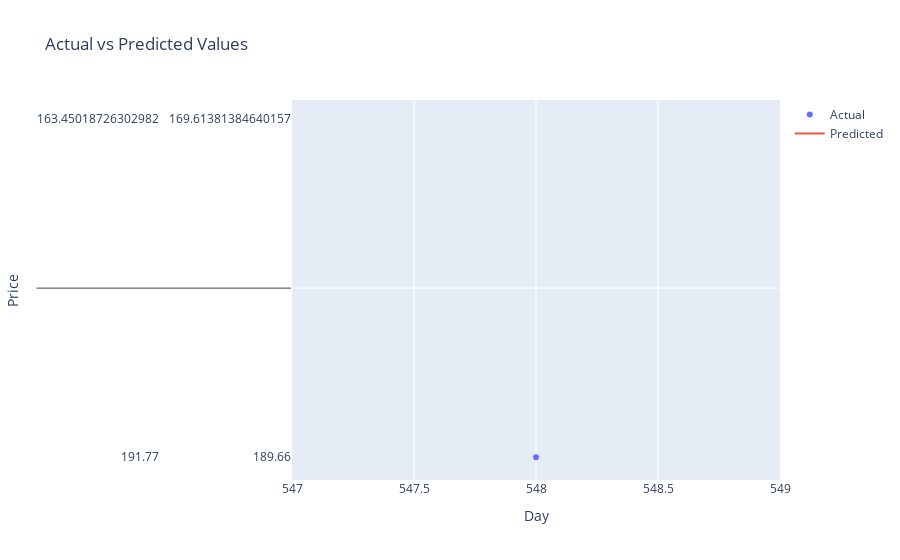

The notebook cell saved with this chart:
### Code cell
# Plot actual values (scatter plot)
trace0 = go.Scatter(
    x = X_train.T[0],  # corrected 'X' to 'x' and added a comma
    y = Y_train,
    mode = 'markers',
    name = 'Actual'  # corrected 'Name' to 'name'
)

# Plot predicted values (line plot)
trace1 = go.Scatter(
    x = X_train.T[0],  # corrected 'X' to 'x' and added a comma
    y = lm.predict(X_train),  # Use the model's predictions
    mode = 'lines',
    name = 'Predicted'  # corrected 'Name' to 'name'
)

# Combine both traces
IBM_data = [trace0, trace1]

# Create the layout
layout = go.Layout(
    title='Actual vs Predicted Values',
    xaxis=dict(title='Day'),  # corrected axis title
    yaxis=dict(title='Price')
)

# Plot the figure
plot2 = go.Figure(data=IBM_data, layout=layout)
plot2.show()

### Figure 1 — Plotly figure (JSON) as saved in the notebook; plotly's stock layout.template omitted (floating-point values rounded to 4 significant figures; data arrays with more than 128 entries replaced by an {"elided": "..."} marker saying what was removed)
{"data": [{"mode": "markers", "name": "Actual", "x": {"elided": "525 int values"}, "y": {"elided": "525x1 float values"}, "type": "scatter"}, {"mode": "lines", "name": "Predicted", "x": {"elided": "525 int values"}, "y": {"elided": "525x1 float values"}, "type": "scatter"}], "layout": {"title": {"text": "Actual vs Predicted Values"}, "xaxis": {"title": {"text": "Day"}}, "yaxis": {"title": {"text": "Price"}}}}
